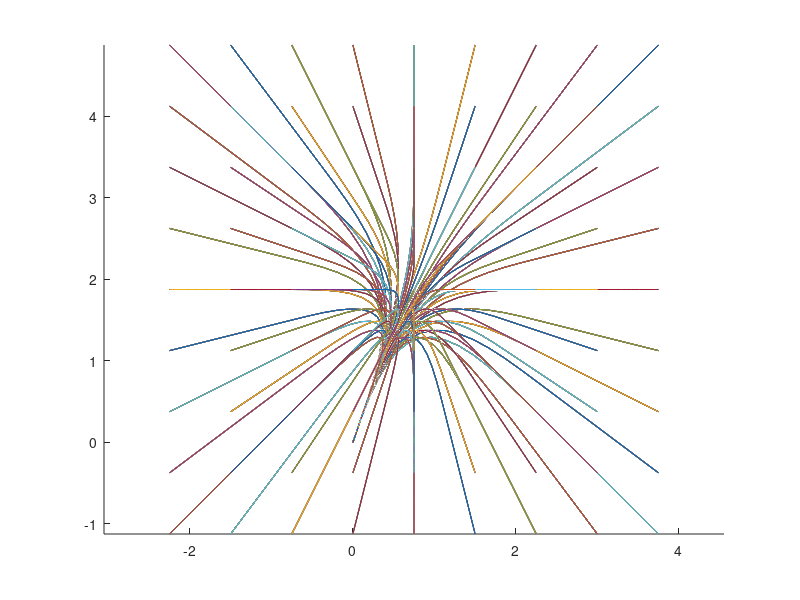

Recreate this plot in MATLAB.
%% description
% Sample initial and peak velocities according to the scheme described in 
% Kousik et al. 2019

%% parameters 

% load planning model
load('quadrotor_linear_planning_model.mat')

% maximum speed [m/s]
v_max = 3;



% trajectory parameter space bounds
v_0_max = 2; a_0_max = 2; v_peak_max = 2;
% discretization (for now use the same for all parameters)
dv = 0.5;

% trajectory parameter space
v_0_range = -v_0_max:dv:v_0_max;
a_0_range = -a_0_max:dv:a_0_max;
v_peak_range = -v_peak_max:dv:v_peak_max;

% store trajectories
num_trajs = length(v_0_range) * length(a_0_range) * length(v_peak_range);
P = zeros(3,size(LPM.time,2),num_trajs);

%% sampling

% iterate over cover elements D^(j)


% iterate through trajectory parameter space
figure(1); hold on; axis equal
for v_peak_x = -v_peak_max:dv:v_peak_max
    for v_peak_y = -v_peak_max:dv:v_peak_max
        for v_peak_z = -v_peak_max:dv:v_peak_max
            k = [1 0 v_peak_x;
                 3 -2 v_peak_y;
                 0 3 v_peak_z];
            p = k * LPM.position;
            plot3(p(1,:),p(2,:),p(3,:));
        end
    end
end



N = size(LPM.time,2);

a_mat = LPM.acceleration;